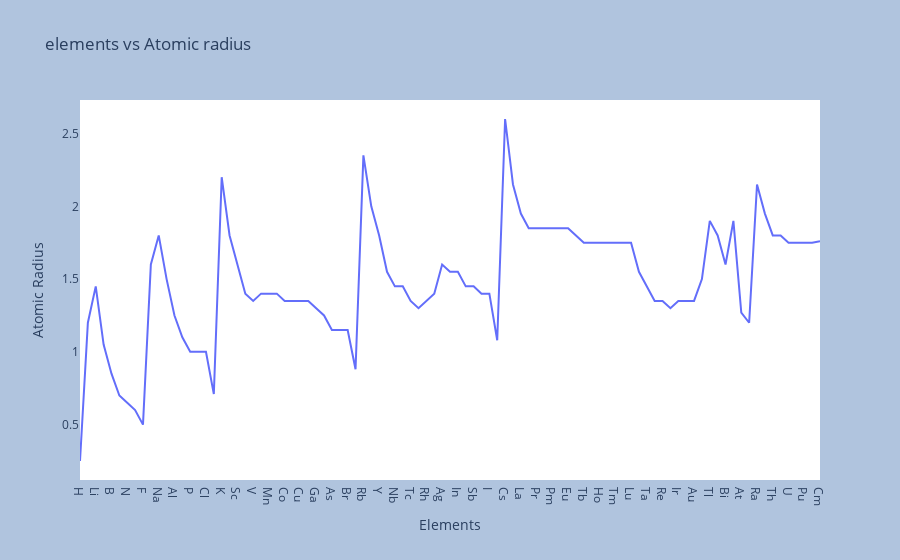

Notebook cell for this chart:
### Code cell
fig2 =px.line(df,x='Elements',y='Atomic Radius',title='elements vs Atomic radius')
fig2.update_layout(paper_bgcolor='LightSteelBlue',plot_bgcolor='white')

### Figure 1 — Plotly figure (JSON) as saved in the notebook; plotly's stock layout.template omitted (floating-point values rounded to 4 significant figures)
{"data": [{"hovertemplate": "Elements=%{x}<br>Atomic Radius=%{y}<extra></extra>", "legendgroup": "", "line": {"color": "#636efa", "dash": "solid"}, "marker": {"symbol": "circle"}, "mode": "lines", "name": "", "orientation": "v", "showlegend": false, "type": "scatter", "x": ["H", "He", "Li", "Be", "B", "C", "N", "O", "F", "Ne", "Na", "Mg", "Al", "Si", "P", "S", "Cl", "Ar", "K", "Ca", "Sc", "Ti", "V", "Cr", "Mn", "Fe", "Co", "Ni", "Cu", "Zn", "Ga", "Ge", "As", "Se", "Br", "Kr", "Rb", "Sr", "Y", "Zr", "Nb", "Mo", "Tc", "Ru", "Rh", "Pd", "Ag", "Cd", "In", "Sn", "Sb", "Te", "I", "Xe", "Cs", "Ba", "La", "Ce", "Pr", "Nd", "Pm", "Sm", "Eu", "Gd", "Tb", "Dy", "Ho", "Er", "Tm", "Yb", "Lu", "Hf", "Ta", "W", "Re", "Os", "Ir", "Pt", "Au", "Hg", "Tl", "Pb", "Bi", "Po", "At", "Rn", "Ra", "Ac", "Th", "Pa", "U", "Np", "Pu", "Am", "Cm"], "xaxis": "x", "y": [0.25, 1.2, 1.45, 1.05, 0.85, 0.7, 0.65, 0.6, 0.5, 1.6, 1.8, 1.5, 1.25, 1.1, 1, 1, 1, 0.71, 2.2, 1.8, 1.6, 1.4, 1.35, 1.4, 1.4, 1.4, 1.35, 1.35, 1.35, 1.35, 1.3, 1.25, 1.15, 1.15, 1.15, 0.88, 2.35, 2, 1.8, 1.55, 1.45, 1.45, 1.35, 1.3, 1.35, 1.4, 1.6, 1.55, 1.55, 1.45, 1.45, 1.4, 1.4, 1.08, 2.6, 2.15, 1.95, 1.85, 1.85, 1.85, 1.85, 1.85, 1.85, 1.8, 1.75, 1.75, 1.75, 1.75, 1.75, 1.75, 1.75, 1.55, 1.45, 1.35, 1.35, 1.3, 1.35, 1.35, 1.35, 1.5, 1.9, 1.8, 1.6, 1.9, 1.27, 1.2, 2.15, 1.95, 1.8, 1.8, 1.75, 1.75, 1.75, 1.75, 1.76], "yaxis": "y"}], "layout": {"legend": {"tracegroupgap": 0}, "paper_bgcolor": "LightSteelBlue", "plot_bgcolor": "white", "title": {"text": "elements vs Atomic radius"}, "xaxis": {"anchor": "y", "domain": [0, 1], "title": {"text": "Elements"}}, "yaxis": {"anchor": "x", "domain": [0, 1], "title": {"text": "Atomic Radius"}}}}
